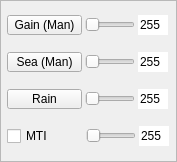
<?xml version="1.0" encoding="UTF-8"?>
<ui version="4.0">
 <class>FrameControl2</class>
 <widget class="QFrame" name="FrameControl2">
  <property name="geometry">
   <rect>
    <x>0</x>
    <y>0</y>
    <width>177</width>
    <height>162</height>
   </rect>
  </property>
  <property name="windowTitle">
   <string>Frame</string>
  </property>
  <property name="frameShape">
   <enum>QFrame::StyledPanel</enum>
  </property>
  <property name="frameShadow">
   <enum>QFrame::Raised</enum>
  </property>
  <layout class="QVBoxLayout" name="verticalLayout">
   <property name="spacing">
    <number>6</number>
   </property>
   <property name="leftMargin">
    <number>3</number>
   </property>
   <property name="topMargin">
    <number>3</number>
   </property>
   <property name="rightMargin">
    <number>3</number>
   </property>
   <property name="bottomMargin">
    <number>3</number>
   </property>
   <item>
    <layout class="QHBoxLayout" name="horizontalLayout_13">
     <property name="spacing">
      <number>0</number>
     </property>
     <item>
      <widget class="QPushButton" name="pushButtonGain">
       <property name="maximumSize">
        <size>
         <width>75</width>
         <height>20</height>
        </size>
       </property>
       <property name="font">
        <font>
         <pointsize>9</pointsize>
        </font>
       </property>
       <property name="text">
        <string>Gain (Man)</string>
       </property>
       <property name="checkable">
        <bool>true</bool>
       </property>
      </widget>
     </item>
     <item>
      <widget class="QSlider" name="horizontalSliderGain">
       <property name="sizePolicy">
        <sizepolicy hsizetype="Fixed" vsizetype="Fixed">
         <horstretch>0</horstretch>
         <verstretch>0</verstretch>
        </sizepolicy>
       </property>
       <property name="maximumSize">
        <size>
         <width>50</width>
         <height>16777215</height>
        </size>
       </property>
       <property name="maximum">
        <number>255</number>
       </property>
       <property name="orientation">
        <enum>Qt::Horizontal</enum>
       </property>
      </widget>
     </item>
     <item>
      <widget class="QLineEdit" name="lineEditGain">
       <property name="sizePolicy">
        <sizepolicy hsizetype="Fixed" vsizetype="Fixed">
         <horstretch>0</horstretch>
         <verstretch>0</verstretch>
        </sizepolicy>
       </property>
       <property name="maximumSize">
        <size>
         <width>30</width>
         <height>16777215</height>
        </size>
       </property>
       <property name="font">
        <font>
         <pointsize>9</pointsize>
        </font>
       </property>
       <property name="text">
        <string>255</string>
       </property>
       <property name="maxLength">
        <number>3</number>
       </property>
       <property name="frame">
        <bool>false</bool>
       </property>
       <property name="placeholderText">
        <string/>
       </property>
      </widget>
     </item>
    </layout>
   </item>
   <item>
    <layout class="QHBoxLayout" name="horizontalLayout_16">
     <property name="spacing">
      <number>0</number>
     </property>
     <item>
      <widget class="QPushButton" name="pushButtonSea">
       <property name="maximumSize">
        <size>
         <width>75</width>
         <height>20</height>
        </size>
       </property>
       <property name="font">
        <font>
         <pointsize>9</pointsize>
        </font>
       </property>
       <property name="text">
        <string>Sea (Man)</string>
       </property>
       <property name="checkable">
        <bool>true</bool>
       </property>
      </widget>
     </item>
     <item>
      <widget class="QSlider" name="horizontalSliderSea">
       <property name="sizePolicy">
        <sizepolicy hsizetype="Fixed" vsizetype="Fixed">
         <horstretch>0</horstretch>
         <verstretch>0</verstretch>
        </sizepolicy>
       </property>
       <property name="maximumSize">
        <size>
         <width>50</width>
         <height>16777215</height>
        </size>
       </property>
       <property name="maximum">
        <number>255</number>
       </property>
       <property name="orientation">
        <enum>Qt::Horizontal</enum>
       </property>
      </widget>
     </item>
     <item>
      <widget class="QLineEdit" name="lineEditSea">
       <property name="sizePolicy">
        <sizepolicy hsizetype="Fixed" vsizetype="Fixed">
         <horstretch>0</horstretch>
         <verstretch>0</verstretch>
        </sizepolicy>
       </property>
       <property name="maximumSize">
        <size>
         <width>30</width>
         <height>16777215</height>
        </size>
       </property>
       <property name="font">
        <font>
         <pointsize>9</pointsize>
        </font>
       </property>
       <property name="text">
        <string>255</string>
       </property>
       <property name="maxLength">
        <number>3</number>
       </property>
       <property name="frame">
        <bool>false</bool>
       </property>
      </widget>
     </item>
    </layout>
   </item>
   <item>
    <layout class="QHBoxLayout" name="horizontalLayout_15">
     <property name="spacing">
      <number>0</number>
     </property>
     <item>
      <widget class="QPushButton" name="pushButtonRain">
       <property name="enabled">
        <bool>true</bool>
       </property>
       <property name="maximumSize">
        <size>
         <width>75</width>
         <height>20</height>
        </size>
       </property>
       <property name="font">
        <font>
         <pointsize>9</pointsize>
        </font>
       </property>
       <property name="styleSheet">
        <string notr="true"/>
       </property>
       <property name="text">
        <string>Rain</string>
       </property>
      </widget>
     </item>
     <item>
      <widget class="QSlider" name="horizontalSliderRain">
       <property name="sizePolicy">
        <sizepolicy hsizetype="Fixed" vsizetype="Fixed">
         <horstretch>0</horstretch>
         <verstretch>0</verstretch>
        </sizepolicy>
       </property>
       <property name="maximumSize">
        <size>
         <width>50</width>
         <height>16777215</height>
        </size>
       </property>
       <property name="maximum">
        <number>255</number>
       </property>
       <property name="orientation">
        <enum>Qt::Horizontal</enum>
       </property>
      </widget>
     </item>
     <item>
      <widget class="QLineEdit" name="lineEditRain">
       <property name="sizePolicy">
        <sizepolicy hsizetype="Fixed" vsizetype="Fixed">
         <horstretch>0</horstretch>
         <verstretch>0</verstretch>
        </sizepolicy>
       </property>
       <property name="maximumSize">
        <size>
         <width>30</width>
         <height>16777215</height>
        </size>
       </property>
       <property name="font">
        <font>
         <pointsize>9</pointsize>
        </font>
       </property>
       <property name="text">
        <string>255</string>
       </property>
       <property name="maxLength">
        <number>3</number>
       </property>
       <property name="frame">
        <bool>false</bool>
       </property>
      </widget>
     </item>
    </layout>
   </item>
   <item>
    <layout class="QHBoxLayout" name="horizontalLayout_14">
     <property name="spacing">
      <number>0</number>
     </property>
     <item>
      <widget class="QCheckBox" name="checkBoxMTI">
       <property name="maximumSize">
        <size>
         <width>76</width>
         <height>20</height>
        </size>
       </property>
       <property name="font">
        <font>
         <pointsize>9</pointsize>
        </font>
       </property>
       <property name="text">
        <string>MTI</string>
       </property>
      </widget>
     </item>
     <item>
      <widget class="QSlider" name="horizontalSliderMTI">
       <property name="sizePolicy">
        <sizepolicy hsizetype="Fixed" vsizetype="Fixed">
         <horstretch>0</horstretch>
         <verstretch>0</verstretch>
        </sizepolicy>
       </property>
       <property name="maximumSize">
        <size>
         <width>50</width>
         <height>16777215</height>
        </size>
       </property>
       <property name="maximum">
        <number>255</number>
       </property>
       <property name="orientation">
        <enum>Qt::Horizontal</enum>
       </property>
      </widget>
     </item>
     <item>
      <widget class="QLineEdit" name="lineEditMTI">
       <property name="sizePolicy">
        <sizepolicy hsizetype="Fixed" vsizetype="Fixed">
         <horstretch>0</horstretch>
         <verstretch>0</verstretch>
        </sizepolicy>
       </property>
       <property name="maximumSize">
        <size>
         <width>30</width>
         <height>16777215</height>
        </size>
       </property>
       <property name="font">
        <font>
         <pointsize>9</pointsize>
        </font>
       </property>
       <property name="text">
        <string>255</string>
       </property>
       <property name="maxLength">
        <number>3</number>
       </property>
       <property name="frame">
        <bool>false</bool>
       </property>
      </widget>
     </item>
    </layout>
   </item>
  </layout>
 </widget>
 <resources/>
 <connections/>
</ui>
